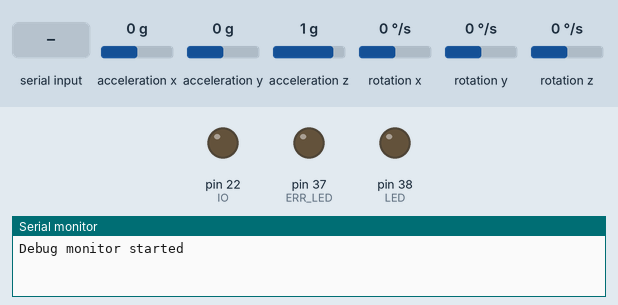
This sketch was run on a simulated Arduino Mega 2560, built for the host (arithmetic inside an expression is 32-bit, double 64-bit). Parts: output pins drawn as LEDs (lit = HIGH), the last lines printed to the serial monitor. Wiring (inferred from the names in the program): MPU-6050 motion sensor at I2C address 0x68. The test bench sets the inputs (shaded band); at power-on: acceleration x 0 g, acceleration y 0 g, acceleration z 1 g, rotation x 0 °/s, rotation y 0 °/s, rotation z 0 °/s. Storage starts empty.

Above: at 0.1 s.
At 9.2 s:
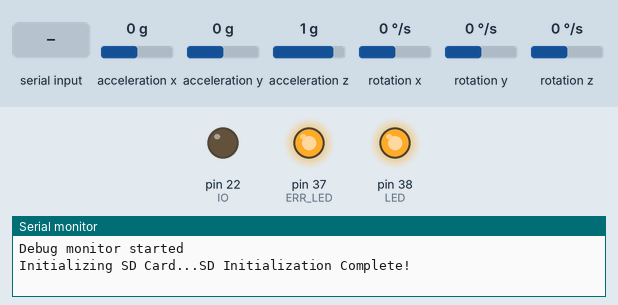
9.3 s: "1" received over the second serial link
At 10.4 s:
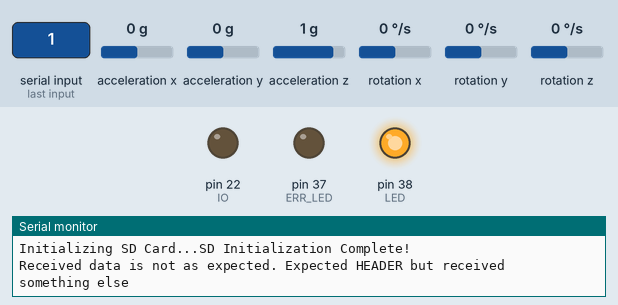
Timing chart, 0 to 12.3 s (numbered marks = the images above; inputs shaded):
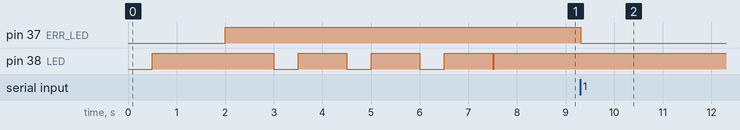

Measured:
- after the input at 9.3 s, pin 37 (ERR_LED): HIGH → LOW at once

The sketch:

receive.ino
```cpp
#include <Wire.h>
#include <SPI.h>
#include <SD.h>

#define LED 38
#define ERR_LED 37

#define LED_ON LOW
#define LED_OFF HIGH

#define IO 22
#define IO_TRANSMIT HIGH
#define IO_RECEIVE LOW

#define FL 0x95
#define FR 0xA3
#define HEAD 0xFF

enum state {
  HEADER,
  FROM,
  DATA_HIGH_A,
  DATA_LOW_A,
  DATA_HIGH_B,
  DATA_LOW_B,
  TO
};

// flags
byte errorCode = 0x00;
int counter = 0;

enum state myState;

unsigned long time;
unsigned long tseconds;
unsigned long tminutes;
unsigned long seconds;
unsigned long millisec;

unsigned long prevTime_30 = 0;
unsigned long prevTime_100 = 0;
unsigned long nowTime = 0;

// Tire Temp Comms
boolean breakNow = false;
byte fromAddress;
byte toAddress;
byte high_A;
byte low_A;
byte high_B;
byte low_B;
double TEMP_A = 0;
double TEMP_B = 0;
double tempFactor = 0.02;

double FL_A = 0;
double FL_B = 0;
double FR_A = 0;
double FR_B = 0;

// IMU Variables
const int MPU_addr = 0x68;
int16_t AcX, AcY, AcZ, Tmp, GyX, GyY, GyZ;

// SD Card Variables
File myFile;
const int chipSelect = 53;

void setup()
{
  Serial.begin(115200);
  Serial.println("Debug monitor started");

  // Hearbeat LED
  pinMode(LED, OUTPUT);
  digitalWrite(LED, LED_ON);
  delay(500);
  digitalWrite(LED, LED_OFF);

  delay(1000);

// Error LED
  pinMode(ERR_LED, OUTPUT);
  digitalWrite(ERR_LED, LED_ON);
  delay(500);
  digitalWrite(ERR_LED, LED_OFF);

  delay(1000);

  Serial1.begin(115200);
  digitalWrite(LED, LED_ON);
  delay(500);
  digitalWrite(LED, LED_OFF);

  delay(1000);

  // I/O control for serial comms
  pinMode(IO, OUTPUT);
  digitalWrite(LED, LED_ON);
  delay(500);
  digitalWrite(LED, LED_OFF);

  delay(1000);

  // Set up i2c comms with IMU
  Wire.begin();
  Wire.beginTransmission(MPU_addr);
  Wire.write(0x6B);  // PWR_MGMT_1 register
  Wire.write(0);     // set to zero (wakes up the MPU-6050)
  Wire.endTransmission(true);
  digitalWrite(LED, LED_ON);
  delay(500);
  digitalWrite(LED, LED_OFF);

  delay(1000);

  digitalWrite(LED, LED_ON);
  Serial.print("Initializing SD Card...");
  if (!SD.begin(chipSelect)) {
    Serial.println("SD Initialization failed. Insert SD card and press reset");
    while (1);
  }
  Serial.println("SD Initialization Complete!");
  myFile = SD.open("stuff.csv", FILE_WRITE);
  if (myFile) {
    myFile.println("Minutes,Seconds,Milliseconds,FL Outer,FL Inner,FR Outer,FR Inner,AcX,AcY,AcZ,GyX,GyY,GyZ,Error");
  }
  myFile.close();
  digitalWrite(LED, LED_OFF);
  delay(500);

  toAddress = 0xC1;
}

void loop()
{
  nowTime = millis();

  if ((nowTime-prevTime_30) >= 30) {
    readTires();
    readIMU();
    storeSD();
    prevTime_30 = millis();
  }

  nowTime = millis();

  if ((nowTime-prevTime_100) >= 100) {
    readGPS();
    storeSD();
    prevTime_100 = millis();
  }
}

void convertTime(unsigned long times)
{
  millisec  = times % 1000;
  tseconds = times / 1000;
  tminutes = tseconds / 60;
  seconds = tseconds % 60;
}

void readTires()
{
  while (Serial1.available() > 0) {
    if (Serial1.available() >= 63) {
      errorCode = 0x01;
      Serial.println("Overflow Error");
      digitalWrite(ERR_LED, LED_ON);
    }
    readSerial(Serial1.read());
    counter = 0;
  }

  if (toAddress == 0xC1) {
    digitalWrite(IO, IO_TRANSMIT);
    Serial1.write(0x83);
    Serial1.flush();
    digitalWrite(IO, IO_RECEIVE);
    toAddress = 0;
  }
}

void readSerial(byte p) {

  if (p == HEAD) {
    if (myState != HEADER) {
      errorCode = 0x02;
      Serial.println("Received data is not as expected. Did not expect HEADER.");
      digitalWrite(ERR_LED, LED_ON);
    }
    myState = HEADER;
  }

  switch (myState) {

    case HEADER:
      if (p == HEAD) {
        myState = FROM;
      }
      else {
        errorCode = 0x03;
        Serial.println("Received data is not as expected. Expected HEADER but received something else");
        digitalWrite(ERR_LED, LED_ON);
      }
      break;

    case FROM:
      myState = DATA_HIGH_A;
      fromAddress = p;
      break;

    case DATA_HIGH_A:
      myState = DATA_LOW_A;
      high_A = p;
      break;

    case DATA_LOW_A:
      myState = DATA_HIGH_B;
      low_A = p;
      break;

    case DATA_HIGH_B:
      myState = DATA_LOW_B;
      high_B = p;
      break;

    case DATA_LOW_B:
      myState = TO;
      low_B = p;
      break;

    case TO:
      toAddress = p;
      myState = HEADER;
      calculateTemp();
      break;
  }
}

void calculateTemp() {
  TEMP_A = (double)(((high_A & 0x007F) << 8) + low_A);
  TEMP_A = (TEMP_A * tempFactor) - 0.01;
  TEMP_A = TEMP_A - 273.15;

  TEMP_B = (double)(((high_B & 0x007F) << 8) + low_B);
  TEMP_B = (TEMP_B * tempFactor) - 0.01;
  TEMP_B = TEMP_B - 273.15;

  if (fromAddress == FL) {
    FL_A = TEMP_A;
    FL_B = TEMP_B;
    Serial.print("FL_A: ");
    Serial.print(FL_A);
    Serial.print(" | FL_B: ");
    Serial.print(FL_B);
    Serial.println();
  }

  else if (fromAddress == FR) {
    FR_A = TEMP_A;
    FR_B = TEMP_B;
    Serial.print("FR_A: ");
    Serial.print(FR_A);
    Serial.print(" | FR_B: ");
    Serial.print(FR_B);
    Serial.println();
  }

  fromAddress = 0;
  high_A = 0;
  low_A = 0;
  high_B = 0;
  low_B = 0;
}

void readIMU()
{
  Wire.beginTransmission(MPU_addr);
  Wire.write(0x3B);  // starting with register 0x3B (ACCEL_XOUT_H)
  Wire.endTransmission(false);
  Wire.requestFrom(MPU_addr, 14, true); // request a total of 14 registers

  AcX = Wire.read() << 8 | Wire.read(); // 0x3B (ACCEL_XOUT_H) & 0x3C (ACCEL_XOUT_L)
  AcY = Wire.read() << 8 | Wire.read(); // 0x3D (ACCEL_YOUT_H) & 0x3E (ACCEL_YOUT_L)
  AcZ = Wire.read() << 8 | Wire.read(); // 0x3F (ACCEL_ZOUT_H) & 0x40 (ACCEL_ZOUT_L)

  Tmp = Wire.read() << 8 | Wire.read(); // 0x41 (TEMP_OUT_H) & 0x42 (TEMP_OUT_L)

  GyX = Wire.read() << 8 | Wire.read(); // 0x43 (GYRO_XOUT_H) & 0x44 (GYRO_XOUT_L)
  GyY = Wire.read() << 8 | Wire.read(); // 0x45 (GYRO_YOUT_H) & 0x46 (GYRO_YOUT_L)
  GyZ = Wire.read() << 8 | Wire.read(); // 0x47 (GYRO_ZOUT_H) & 0x48 (GYRO_ZOUT_L)
}

void storeSD()
{
  myFile = SD.open("stuff.csv", FILE_WRITE);
  if (myFile) {
    time = millis();
    convertTime(time);
    myFile.print(tminutes);
    myFile.print(",");
    myFile.print(seconds);
    myFile.print(",");
    myFile.print(millisec);
    myFile.print(",");
    myFile.print(FL_A);
    myFile.print(",");
    myFile.print(FL_B);
    myFile.print(",");
    myFile.print(FR_A);
    myFile.print(",");
    myFile.print(FR_B);
    myFile.print(",");
    myFile.print((float)AcX/16384), 3;
    myFile.print(",");
    myFile.print((float)AcY/16384, 3);
    myFile.print(",");
    myFile.print((float)AcZ/16384, 3);
    myFile.print(",");
    myFile.print((float)GyX/131, 3);
    myFile.print(",");
    myFile.print((float)GyY/131, 3);
    myFile.print(",");
    myFile.print((float)GyZ/131, 3);
    myFile.print(",");
    myFile.print(errorCode);
    myFile.println();
  }
  myFile.close();
}

void readGPS()
{
  // put GPS code here
}
```
